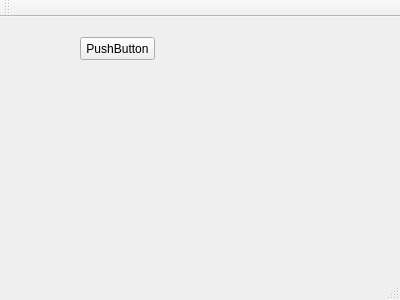
<?xml version="1.0" encoding="UTF-8"?>
<ui version="4.0">
 <class>MainWindow</class>
 <widget class="QMainWindow" name="MainWindow">
  <property name="geometry">
   <rect>
    <x>0</x>
    <y>0</y>
    <width>400</width>
    <height>300</height>
   </rect>
  </property>
  <property name="windowTitle">
   <string>MainWindow</string>
  </property>
  <widget class="QWidget" name="centralWidget">
   <widget class="QPushButton" name="pushButton">
    <property name="geometry">
     <rect>
      <x>80</x>
      <y>20</y>
      <width>75</width>
      <height>23</height>
     </rect>
    </property>
    <property name="text">
     <string>PushButton</string>
    </property>
   </widget>
  </widget>
  <widget class="QMenuBar" name="menuBar">
   <property name="geometry">
    <rect>
     <x>0</x>
     <y>0</y>
     <width>400</width>
     <height>21</height>
    </rect>
   </property>
  </widget>
  <widget class="QToolBar" name="mainToolBar">
   <attribute name="toolBarArea">
    <enum>TopToolBarArea</enum>
   </attribute>
   <attribute name="toolBarBreak">
    <bool>false</bool>
   </attribute>
  </widget>
  <widget class="QStatusBar" name="statusBar"/>
 </widget>
 <layoutdefault spacing="6" margin="11"/>
 <resources/>
 <connections/>
</ui>
